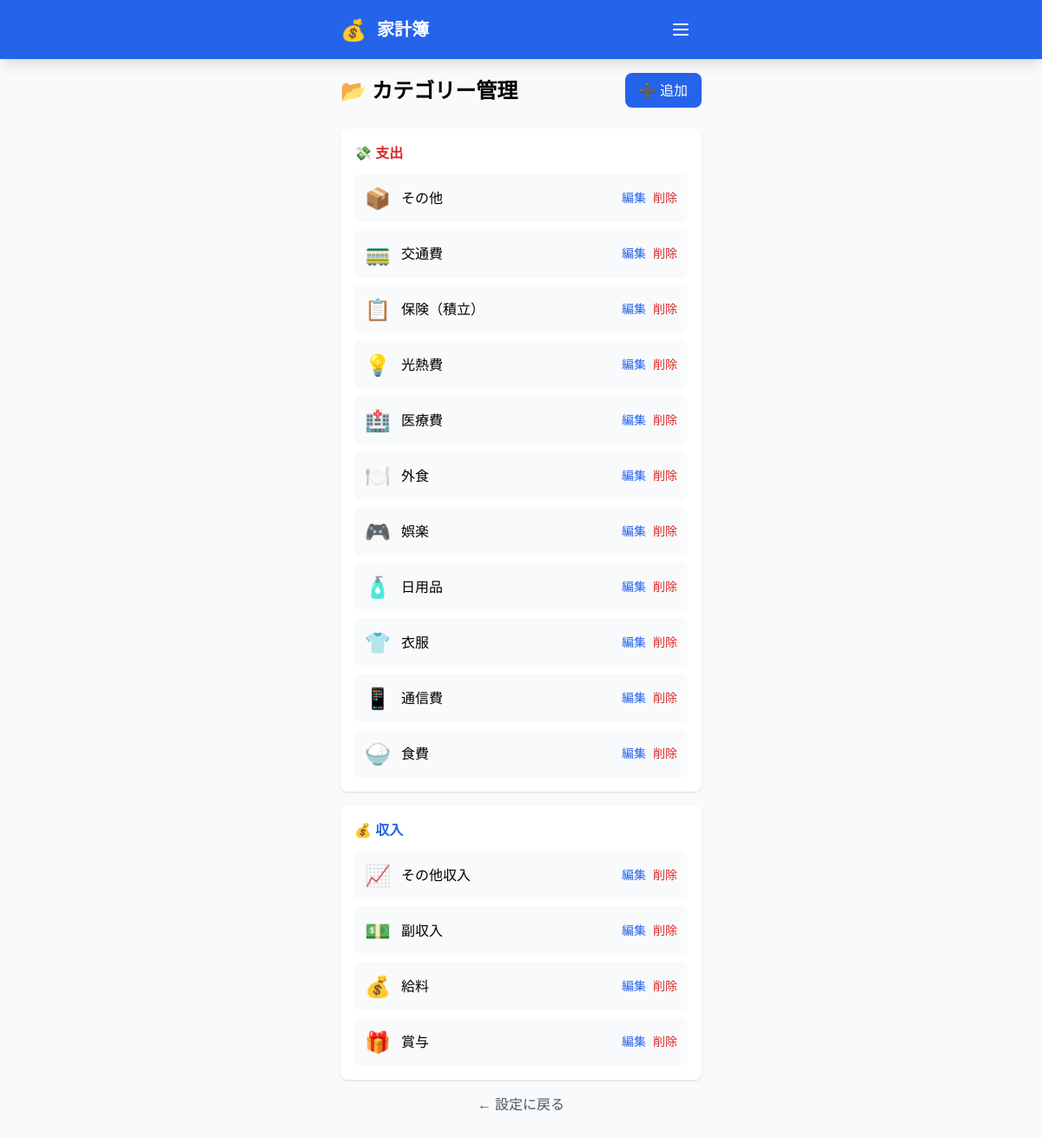
Page /categories/ (signed in) on the committed database.
### budget/models.py (models this page shows, shortened)
class Category(models.Model):
    CATEGORY_TYPES = [
        ('expense', '支出'),
        ('income', '収入'),
    ]
    name = models.CharField(max_length=50, verbose_name="カテゴリー名")
    category_type = models.CharField(max_length=10, choices=CATEGORY_TYPES, verbose_name="種類")
    is_insurance_saving = models.BooleanField(
        default=False,
        verbose_name="保険（積立）",
        help_text="保険型の積立の場合はチェック"
    )
    icon = models.CharField(max_length=50, blank=True, verbose_name="アイコン")
    family = models.ForeignKey(Family, on_delete=models.CASCADE, related_name='categories')
    class Meta:
        verbose_name = "カテゴリー"
        verbose_name_plural = "カテゴリー"
        unique_together = ['name', 'family']

### budget/setup_views.py (the view)
# urls.py: path('categories/', setup_views.manage_categories, name='manage_categories'),
@login_required
def manage_categories(request):
    try:
        member = request.user.familymember
        family = member.family
    except FamilyMember.DoesNotExist:
        return redirect('setup_profile')
    categories = Category.objects.filter(family=family).order_by('category_type', 'name')
    context = {
        'categories': categories,
    }
    return render(request, 'budget/manage_categories.html', context)

### budget/templates/budget/manage_categories.html (shortened to what this page needs)
{% extends 'budget/base.html' %}
{% block content %}
<div class="p-4">
    <div class="flex items-center justify-between mb-6">
        <h2 class="text-2xl font-bold">📂 カテゴリー管理</h2>
        <a href="{% url 'add_category' %}" class="bg-blue-600 text-white px-4 py-2 rounded-lg hover:bg-blue-700">
            ➕ 追加
        </a>
    </div>
    <div class="bg-white rounded-lg shadow p-4 mb-4">
        <h3 class="font-bold mb-3 text-red-600">💸 支出</h3>
        <div class="space-y-2">
            {% for cat in categories %}
            {% if cat.category_type == 'expense' %}
            <div class="flex items-center justify-between p-3 bg-gray-50 rounded-lg">
                <div class="flex items-center space-x-3">
                    <span class="text-2xl">{{ cat.icon }}</span>
                    <div>
                        <p class="font-medium">{{ cat.name }}</p>
                    </div>
                </div>
                <div class="flex space-x-2">
                    <a href="{% url 'edit_category' cat.id %}" class="text-blue-600 hover:underline text-sm">編集</a>
                    <a href="{% url 'delete_category' cat.id %}" class="text-red-600 hover:underline text-sm">削除</a>
                </div>
            </div>
            {% endif %}
            {% endfor %}
        </div>
    </div>
    <div class="bg-white rounded-lg shadow p-4 mb-4">
        <h3 class="font-bold mb-3 text-blue-600">💰 収入</h3>
        <div class="space-y-2">
            {% for cat in categories %}
            {% if cat.category_type == 'income' %}
            <div class="flex items-center justify-between p-3 bg-gray-50 rounded-lg">
                <div class="flex items-center space-x-3">
                    <span class="text-2xl">{{ cat.icon }}</span>
                    <p class="font-medium">{{ cat.name }}</p>
                </div>
                <div class="flex space-x-2">
                    <a href="{% url 'edit_category' cat.id %}" class="text-blue-600 hover:underline text-sm">編集</a>
                    <a href="{% url 'delete_category' cat.id %}" class="text-red-600 hover:underline text-sm">削除</a>
                </div>
            </div>
            {% endif %}
            {% endfor %}
        </div>
    </div>
    <a href="{% url 'settings' %}" class="block text-center text-gray-600 hover:underline">← 設定に戻る</a>
</div>
{% endblock %}

### budget/templates/budget/base.html (style rules this page uses)
body { -webkit-font-smoothing: antialiased; -moz-osx-font-smoothing: grayscale; }
html { scroll-behavior: smooth; }

### rows in the picture
Category: icon "📦", name "その他"
Category: icon "🚃", name "交通費"
Category: icon "📋", name "保険（積立）"
Category: icon "💡", name "光熱費"
Category: icon "🏥", name "医療費"
Category: icon "🍽️", name "外食"
Category: icon "🎮", name "娯楽"
Category: icon "🧴", name "日用品"
Category: icon "👕", name "衣服"
Category: icon "📱", name "通信費"
Category: icon "🍚", name "食費"
Category: icon "📈", name "その他収入"
Category: icon "💵", name "副収入"
Category: icon "💰", name "給料"
Category: icon "🎁", name "賞与"
